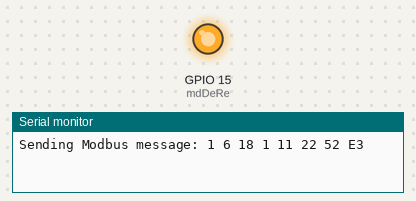
Recording of a sketch running on a simulated ESP32. On the bench: output pins drawn as LEDs (lit = HIGH), the last lines printed to the serial monitor.

Above: at 0.1 s.
At 2.0 s:
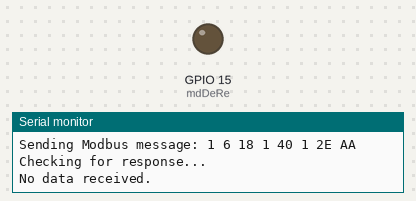
Timing chart, 0 to 3.5 s (numbered marks = the images above):
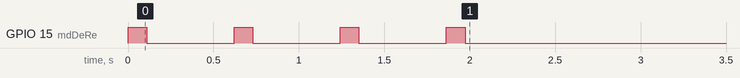

The sketch:

velocityMode.ino
```cpp
#include <HardwareSerial.h>
#include <string.h>

const int mdDeRe = 15;  // Define GPIO for DE/RE pin
const int rxPin = 16;   // Define GPIO for RX pin
const int txPin = 17;   // Define GPIO for TX pin

HardwareSerial mySerial(2); // Use UART2

// CRC calculation function
uint16_t calculateCRC16(const uint8_t* data, size_t length) {
    uint16_t crc = 0xFFFF;
    for (size_t i = 0; i < length; i++) {
        crc ^= data[i];
        for (uint8_t j = 0; j < 8; j++) {
            if (crc & 0x0001) {
                crc >>= 1;
                crc ^= 0xA001;
            } else {
                crc >>= 1;
            }
        }
    }
    return crc;
}

// Function to append CRC to the message
void appendCRC(uint8_t* message, size_t length) {
    uint16_t crc = calculateCRC16(message, length);
    message[length] = crc & 0xFF;       // Low byte of CRC
    message[length + 1] = (crc >> 8) & 0xFF; // High byte of CRC
}

void setup() {
  pinMode(mdDeRe, OUTPUT);
  digitalWrite(mdDeRe, LOW); // Set to receive mode initially

  mySerial.begin(115200, SERIAL_8N1, rxPin, txPin); // Initialize UART2
  Serial.begin(115200);    // Initialize Serial Monitor for debugging

  // Initialize motor and set to continuous run
  initializeMotor();
}

void loop() {
  // Main loop can be used for other tasks
}

// Function to initialize and start motor
void initializeMotor() {
  uint8_t enableMotor[] = {0x01, 0x06, 0x18, 0x01, 0x11, 0x22};     // Enable the motor
  uint8_t setVelocityMode[] = {0x01, 0x06, 0x00, 0x03, 0x00, 0x02}; // Set control mode to velocity mode
  uint8_t setSpeed200[] = {0x01, 0x06, 0x01, 0xE1, 0x00, 0xC8};     // Set speed to 200 RPM
  uint8_t startMotor[] = {0x01, 0x06, 0x18, 0x01, 0x40, 0x01};      // Start the motor

  // Define the lengths of the original messages
  size_t enableMotorLength = sizeof(enableMotor);
  size_t setVelocityModeLength = sizeof(setVelocityMode);
  size_t setSpeed200Length = sizeof(setSpeed200);
  size_t startMotorLength = sizeof(startMotor);

  // Create buffers with space for CRC
  uint8_t enableMotorWithCRC[enableMotorLength + 2];
  uint8_t setVelocityModeWithCRC[setVelocityModeLength + 2];
  uint8_t setSpeed200WithCRC[setSpeed200Length + 2];
  uint8_t startMotorWithCRC[startMotorLength + 2];

  // Copy original messages to buffers
  memcpy(enableMotorWithCRC, enableMotor, enableMotorLength);
  memcpy(setVelocityModeWithCRC, setVelocityMode, setVelocityModeLength);
  memcpy(setSpeed200WithCRC, setSpeed200, setSpeed200Length);
  memcpy(startMotorWithCRC, startMotor, startMotorLength);

  // Calculate and append CRC
  appendCRC(enableMotorWithCRC, enableMotorLength);
  appendCRC(setVelocityModeWithCRC, setVelocityModeLength);
  appendCRC(setSpeed200WithCRC, setSpeed200Length);
  appendCRC(startMotorWithCRC, startMotorLength);

  // Send messages to initialize and start motor
  sendMessage(enableMotorWithCRC, enableMotorLength + 2);
  delay(500); // Short delay
  sendMessage(setVelocityModeWithCRC, setVelocityModeLength + 2);
  delay(500); // Short delay
  sendMessage(setSpeed200WithCRC, setSpeed200Length + 2);
  delay(500); // Short delay
  sendMessage(startMotorWithCRC, startMotorLength + 2);
}

// Function to send a message over RS485
void sendMessage(uint8_t* message, size_t length) {
  // Set RS485 to transmit mode
  digitalWrite(mdDeRe, HIGH);
  delay(10); // Ensure the pin state is stable

  // Send Modbus message
  Serial.print("Sending Modbus message: ");
  for (int i = 0; i < length; i++) {
      Serial.print(message[i], HEX);
      Serial.print(" ");
  }
  Serial.println();
  mySerial.write(message, length);
  mySerial.flush(); // Ensure all data is sent
  delay(100); // Short delay to ensure message is sent completely

  // Set RS485 to receive mode
  digitalWrite(mdDeRe, LOW);
  delay(10); // Short delay to allow for mode switch

  // Read response from slave
  Serial.println("Checking for response...");
  if (mySerial.available()) {
    Serial.println("Data received:");
    while (mySerial.available() > 0) {
      byte incomingByte = mySerial.read();
      Serial.print(incomingByte, HEX);
      Serial.print(" ");
    }
    Serial.println();
  } else {
    Serial.println("No data received.");
  }
}
```
